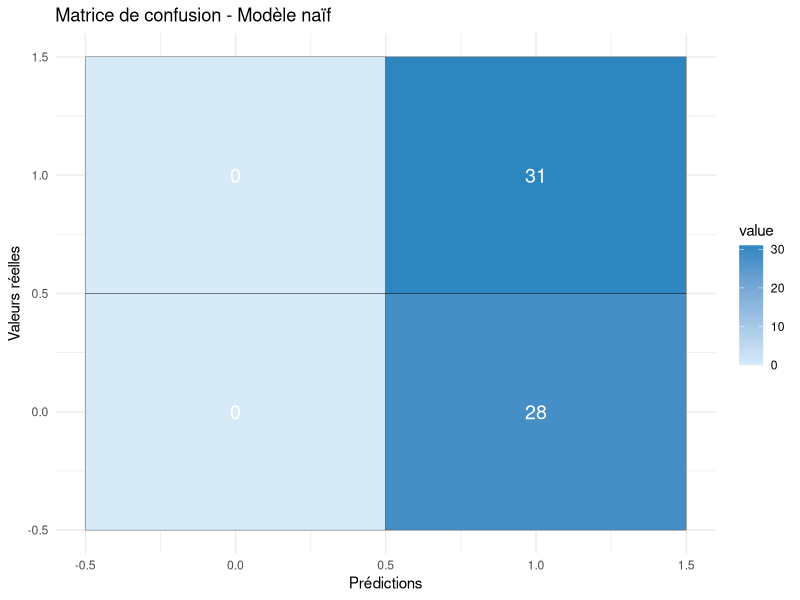
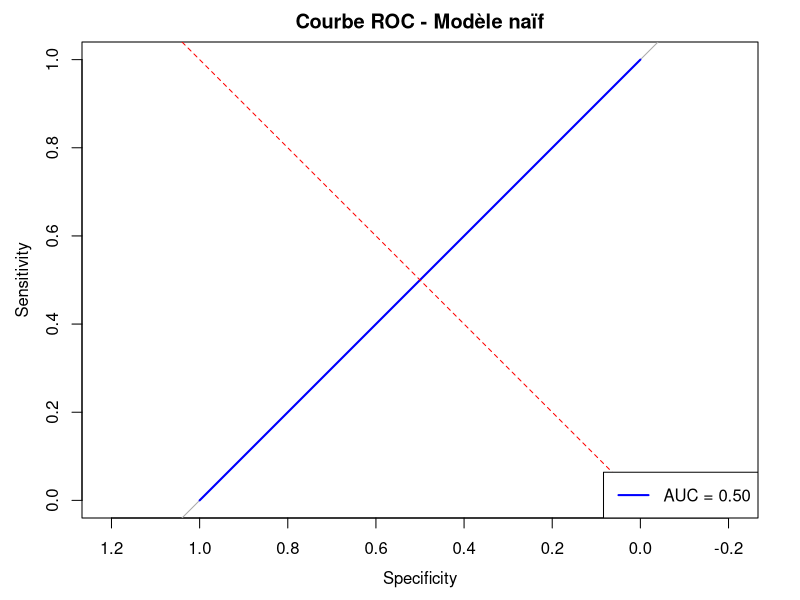

Generate these figures, in order, with R:
## ---- chunk 1
knitr::opts_chunk$set(echo = TRUE)
library(readr)     
library(dplyr)     
library(caret)     
library(ggplot2)   
library(pROC)      
library(reshape2)  
## ---- chunk 2
data <- read.csv('../data/farms_train.csv', header = TRUE, sep = ";")
data$DIFF <- as.factor(data$DIFF)

cat("Aperçu des données :")
print(head(data))

cat("\nValeurs manquantes :\n")
print(colSums(is.na(data)))

## ---- chunk 3
X <- data %>% select(-DIFF)
y <- data$DIFF

# Division des données en ensembles d'entraînement et de validation
set.seed(42)
trainIndex <- createDataPartition(y, p = 0.8, list = FALSE)
X_train <- X[trainIndex, ]
y_train <- y[trainIndex]
X_val <- X[-trainIndex, ]
y_val <- y[-trainIndex]

# Identifier la classe majoritaire dans l'ensemble d'entraînement
majority_class <- as.numeric(names(which.max(table(y_train))))
cat(sprintf("\nClasse majoritaire : %d\n", majority_class))

# Prédire la classe majoritaire pour toutes les observations
y_naive_pred <- rep(majority_class, length(y_val))

## ---- chunk 4
y_naive_pred <- factor(y_naive_pred, levels = levels(y_val))

# Calcul de la matrice de confusion
conf_matrix <- confusionMatrix(y_naive_pred, y_val, positive = "1")

cat("\nMatrice de confusion :\n")
print(conf_matrix)


## ---- chunk 5
# Visualisation de la matrice de confusion
conf_matrix_plot <- table(y_val, y_naive_pred)

# Transformer la table en format long
conf_matrix_melted <- melt(conf_matrix_plot)

colnames(conf_matrix_melted) <- c("Valeurs_réelles", "Prédictions", "value")
head(conf_matrix_melted)

ggplot(data = conf_matrix_melted, aes(x = Prédictions, y = Valeurs_réelles, fill = value)) +
  geom_tile(color = "black") +
  geom_text(aes(label = value), color = "white", size = 5) +
  scale_fill_gradient(low = "#D6EAF8", high = "#2E86C1") +
  labs(
    title = "Matrice de confusion - Modèle naïf",
    x = "Prédictions",
    y = "Valeurs réelles"
  ) +
  theme_minimal()
## ---- chunk 6
y_val <- factor(y_val, levels = c("0", "1"))  # '0' = classe négative, '1' = classe positive

# Calcul des probabilités pour la classe majoritaire
class_1_proba <- mean(y_train == 1)  
y_naive_prob <- rep(class_1_proba, length(y_val))

roc_curve <- roc(response = y_val, predictor = y_naive_prob, levels = c("0", "1"), direction = "<")

# Calcul de l'AUC
auc_naive <- auc(roc_curve)
cat(sprintf("\nAUC du modèle naïf : %.2f\n", auc_naive))

# Tracé de la courbe ROC
plot(roc_curve, main = "Courbe ROC - Modèle naïf", col = "blue", lwd = 2)
abline(0, 1, col = "red", lty = 2)
legend("bottomright", legend = sprintf("AUC = %.2f", auc_naive), col = "blue", lwd = 2)


